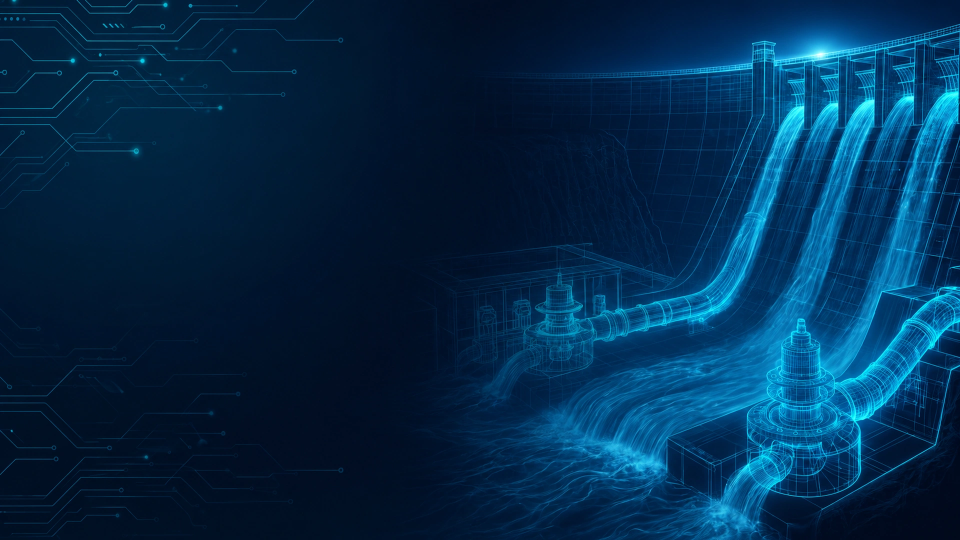
#> input picture docs/pdhes_site_gorselleri_webp/yazı_gorsel/1/00.webp, 1920 x 1080 px (shown at 1/2 size); its folder holds only this picture in this run
$ python replace_images.py
#> lines starting #> are read from the running program, lines starting #| are printed output that depends on the picture
import os
import glob
from PIL import Image
import numpy as np

def get_signature(img_path):
    with Image.open(img_path) as img:
#> img is the input picture: PIL image 1920x1080 RGB; mean R, G, B 2.2, 43, 76.4
        img = img.convert('L').resize((32, 32), Image.Resampling.LANCZOS)
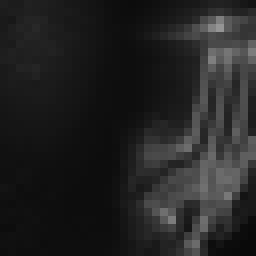
#> img: PIL image 32x32 L (shown 8 times larger); min 9, max 149, mean 34.7
        return np.array(img, dtype=np.float32)

high_res_dir = r"c:\yazilim_projeler\zPompaj_DHES\docs\pdhes_site_gorselleri_webp"
public_dir = r"c:\yazilim_projeler\zPompaj_DHES\app\public\pdhes-nedir"

# Find all high res images
high_res_images = glob.glob(os.path.join(high_res_dir, "**", "*.webp"), recursive=True)
print(f"Found {len(high_res_images)} high-res images")

# Precompute signatures
hr_sigs = []
for hr in high_res_images:
    try:
        hr_sigs.append((hr, get_signature(hr)))
    except Exception as e:
        print(f"Error loading {hr}: {e}")
#> pass 2 of the loop `for hr in high_res_images:`:
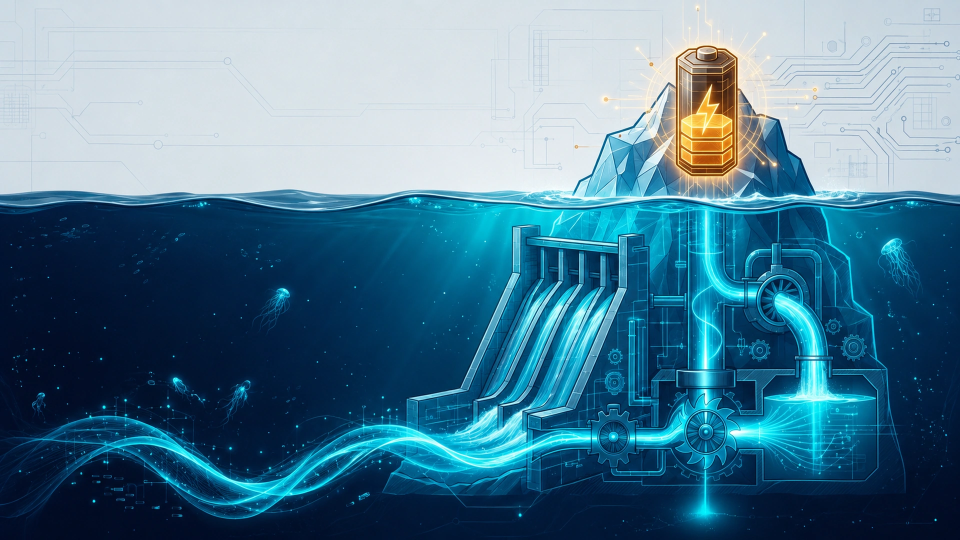
#> input picture docs/pdhes_site_gorselleri_webp/yazı_gorsel/2/00.webp, 1920 x 1080 px (shown at 1/2 size)
#> in get_signature, img is the input picture: PIL image 1920x1080 RGB; mean R, G, B 80.5, 124.3, 147.1
#> in get_signature (call 2), `img = img.convert('L').resize((32, 32), Image.Resampling.LANCZOS)`:
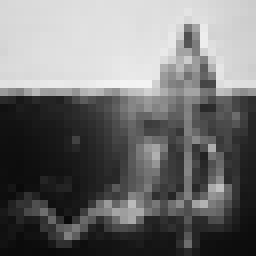
#> img: PIL image 32x32 L (shown 8 times larger); min 10, max 243, mean 113.8
#> pass 3 of the loop `for hr in high_res_images:`:
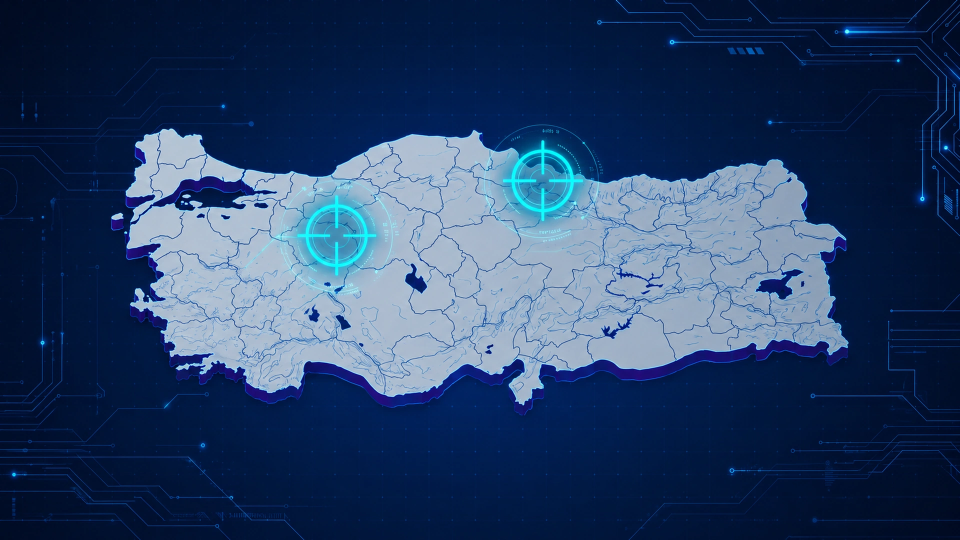
#> input picture docs/pdhes_site_gorselleri_webp/yazı_gorsel/3/00.webp, 1920 x 1080 px (shown at 1/2 size)
#> in get_signature, img is the input picture: PIL image 1920x1080 RGB; mean R, G, B 39.8, 63.8, 100.8
#> in get_signature (call 3), `img = img.convert('L').resize((32, 32), Image.Resampling.LANCZOS)`:
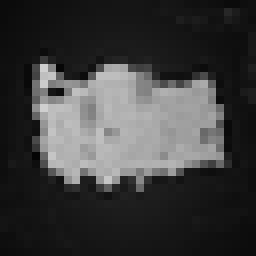
#> img: PIL image 32x32 L (shown 8 times larger); min 4, max 208, mean 60.8

# Process public images
for i in range(1, 21):
    pub_img = os.path.join(public_dir, f"img-{i}.webp")
    if not os.path.exists(pub_img):
        continue

    pub_sig = get_signature(pub_img)

    best_match = None
    best_error = float('inf')

    for hr, hr_sig in hr_sigs:
        error = np.mean(np.abs(pub_sig - hr_sig))
        if error < best_error:
            best_error = error
            best_match = hr

    print(f"img-{i}.webp matched with {os.path.basename(best_match)} (Error: {best_error:.2f})")

    # Crop and replace
    with Image.open(best_match) as img:
        # NotebookLM watermark is at the bottom. Let's crop bottom 50 pixels.
        width, height = img.size
        # Crop box: (left, upper, right, lower)
        cropped = img.crop((0, 0, width, height - 52))
        cropped.save(pub_img, "WEBP", quality=90)
#> pass 2 of the loop `for i in range(1, 21):`:
#> pass 3 of the loop `for i in range(1, 21):`:
#> the loop made 20 passes; the first 3 are shown

print("Done replacing images!")
